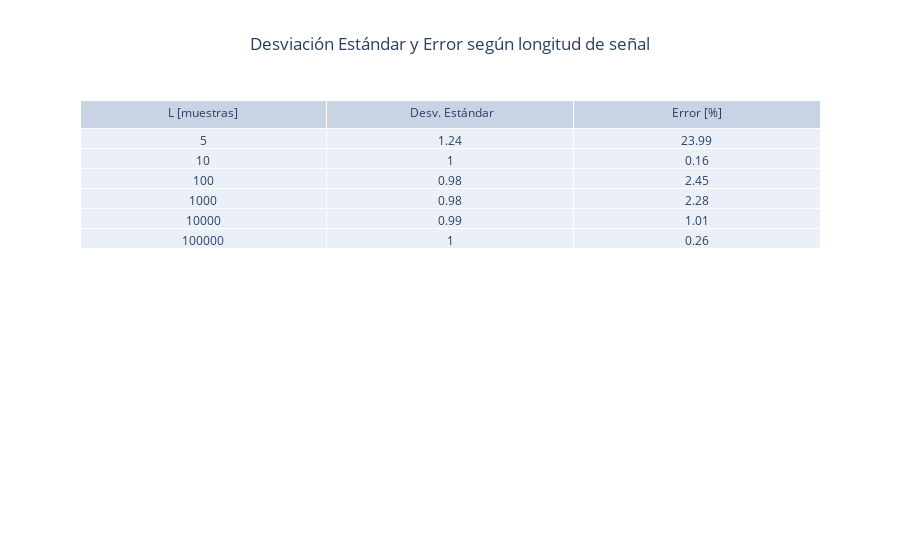

Notebook code cell kept with this figure:
### Markdown cell above
Gráfico en tabla

### Code cell
DC_SNR_layout = go.Layout(
    title='Desviación Estándar y Error según longitud de señal',
    title_x=0.5,
    margin=go.layout.Margin(
        autoexpand=True
    )
)

fig2 = go.Figure(data=[go.Table(header=dict(values=['L [muestras]', ' Desv. Estándar', 'Error [%]'],align='center'),
                cells=dict(values=[np.array(arrayTabla).astype(str), np.around(dsArray, 2), np.around(errorArray,2)],align='center'))
                ],
                layout=DC_SNR_layout)
fig2.show()

### Figure 1 — Plotly figure (JSON) as saved in the notebook; plotly's stock layout.template omitted (floating-point values rounded to 4 significant figures)
{"data": [{"cells": {"align": "center", "values": [["5", "10", "100", "1000", "10000", "100000"], [1.24, 1, 0.98, 0.98, 0.99, 1], [23.99, 0.16, 2.45, 2.28, 1.01, 0.26]]}, "header": {"align": "center", "values": ["L [muestras]", " Desv. Estándar", "Error [%]"]}, "type": "table"}], "layout": {"margin": {"autoexpand": true}, "title": {"text": "Desviación Estándar y Error según longitud de señal", "x": 0.5}}}
